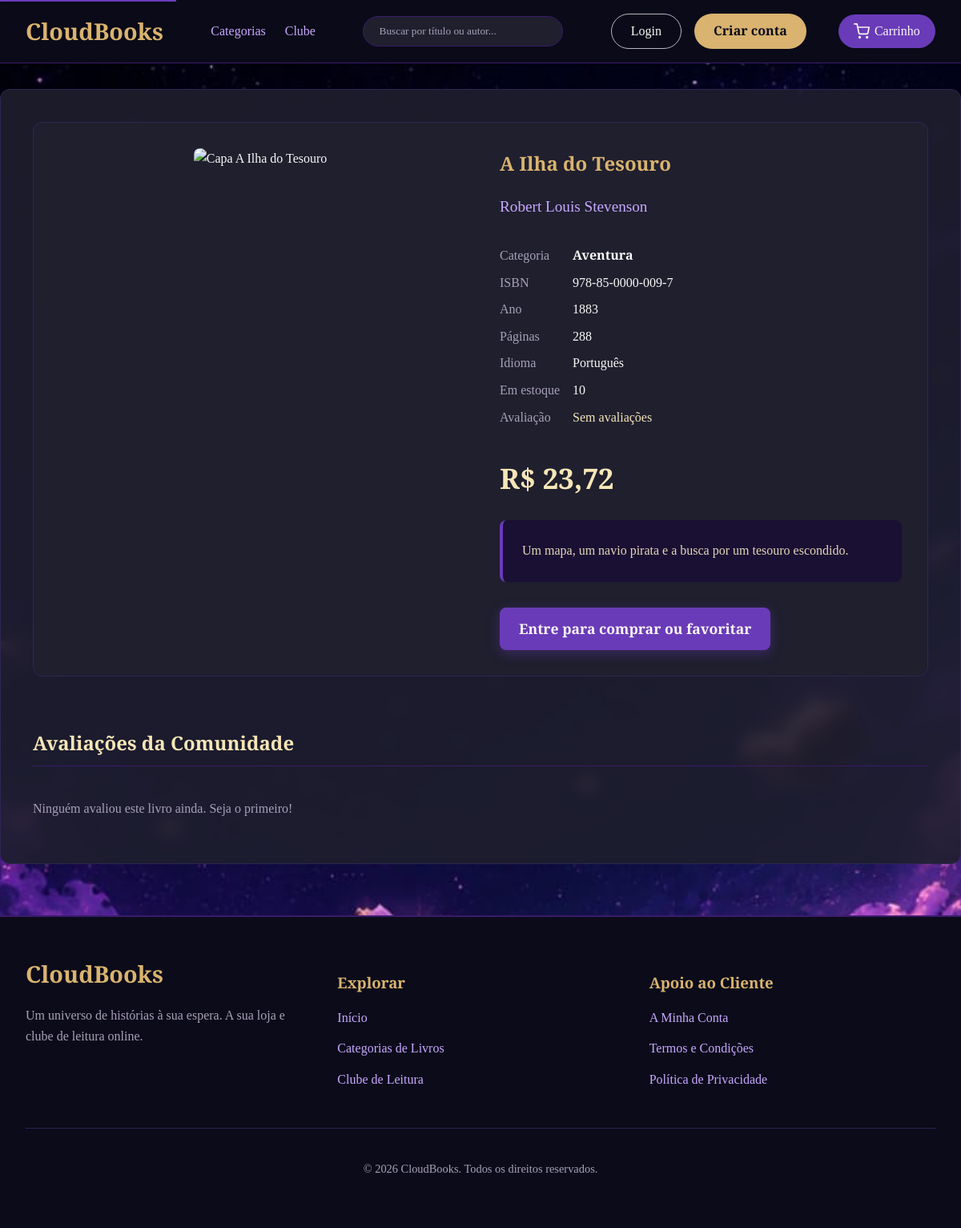
/livro/9/, run on an earlier commit of the app's database.
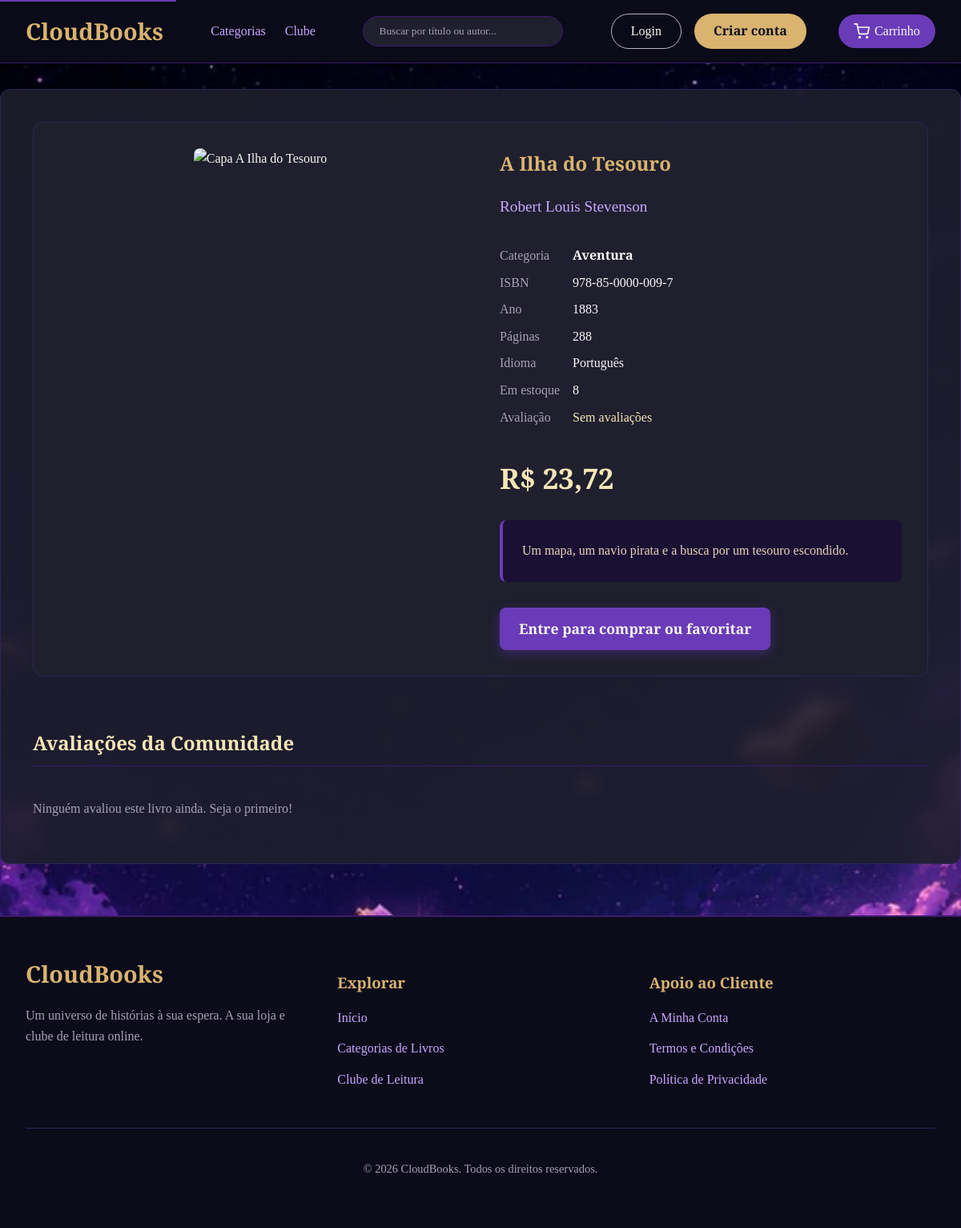
And on a later commit of the database.
### loja/models.py (models this page shows, shortened)
class Livro(models.Model):
    titulo = models.CharField(max_length=200)
    autor = models.CharField(max_length=150)
    categoria = models.ForeignKey(
        Categoria, on_delete=models.PROTECT, related_name="livros"
    )
    isbn = models.CharField("ISBN", max_length=17, unique=True)
    ano_publicacao = models.PositiveIntegerField("ano de publicação")
    num_paginas = models.PositiveIntegerField("número de páginas")
    idioma = models.CharField(max_length=40, default="Português")
    descricao = models.TextField("descrição ou sinopse")
    preco = models.DecimalField(max_digits=8, decimal_places=2)
    estoque = models.PositiveIntegerField("quantidade em estoque", default=0)
    capa = models.ImageField("capa", upload_to="capas/", blank=True, null=True)
    criado_em = models.DateTimeField(auto_now_add=True)
    class Meta:
        ordering = ["-criado_em"]
    @property
    def preco_final(self):
        promocao = self.promocoes.filter(ativa=True).order_by("-percentual").first()
        if promocao is None:
            return self.preco
        return (self.preco * (100 - promocao.percentual) / 100).quantize(
            Decimal("0.01")
        )

class Categoria(models.Model):
    nome = models.CharField(max_length=80, unique=True)
    class Meta:
        ordering = ["nome"]
        verbose_name_plural = "categorias"
    def __str__(self):
        return self.nome

class Promocao(models.Model):
    livro = models.ForeignKey(Livro, on_delete=models.CASCADE, related_name="promocoes")
    percentual = models.PositiveSmallIntegerField(
        "desconto (%)", validators=[MinValueValidator(1), MaxValueValidator(90)]
    )
    ativa = models.BooleanField(default=True)

### loja/views.py (the view)
# urls.py: path("livro/<int:pk>/", views.livro_detalhe, name="livro"),
def livro_detalhe(request, pk):
    livro = get_object_or_404(Livro, pk=pk)
    avaliacoes = livro.posts.select_related("usuario")
    contexto = {
        "livro": livro,
        "avaliacoes": avaliacoes,
        "media_avaliacao": avaliacoes.aggregate(media=Avg("nota"))["media"],
        "estados": Estante.STATUS,
    }
    if request.user.is_authenticated:
        contexto["estante"] = Estante.objects.filter(usuario=request.user, livro=livro).first()
        contexto["favorito"] = Favorito.objects.filter(usuario=request.user, livro=livro).exists()
    return render(request, "livro.html", contexto)

### loja/context_processors.py (called while the page is built)
def carrinho(request):
    if request.user.is_authenticated:
        return {"qtd_carrinho": sum(request.user.itens_carrinho.values_list("quantidade", flat=True))}
    return {"qtd_carrinho": 0}

### templates/livro.html (shortened to what the changed rows need)
{% extends "home.html" %}
{% block conteudo %}
<article class="detalhe" style="display: grid; grid-template-columns: repeat(auto-fit, minmax(320px, 1fr)); gap: 3rem; background: var(--cor-paineis); padding: 2rem; border-radius: 12px; border: 1px solid var(--cor-azul-roxo);">
  <div class="info">
    <h1 style="color: var(--cor-dourado-principal); margin-top: 0;">{{ livro.titulo }}</h1>
    <p class="autor" style="font-size: 1.2rem; color: var(--cor-lilas); margin-bottom: 2rem;">{{ livro.autor }}</p>
    <dl style="display: grid; grid-template-columns: auto 1fr; gap: 0.5rem 1rem; margin-bottom: 2rem;">
      <dt style="color: var(--cor-texto-suave);">Categoria</dt><dd style="margin: 0; font-weight: 600;">{{ livro.categoria }}</dd>
      <dt style="color: var(--cor-texto-suave);">ISBN</dt><dd style="margin: 0;">{{ livro.isbn }}</dd>
      <dt style="color: var(--cor-texto-suave);">Ano</dt><dd style="margin: 0;">{{ livro.ano_publicacao }}</dd>
      <dt style="color: var(--cor-texto-suave);">Páginas</dt><dd style="margin: 0;">{{ livro.num_paginas }}</dd>
      <dt style="color: var(--cor-texto-suave);">Idioma</dt><dd style="margin: 0;">{{ livro.idioma }}</dd>
      <dt style="color: var(--cor-texto-suave);">Em estoque</dt><dd style="margin: 0;">{{ livro.estoque }}</dd>
      <dt style="color: var(--cor-texto-suave);">Avaliação</dt><dd style="margin: 0; color: var(--cor-dourado-claro);">{% if media_avaliacao %}★ {{ media_avaliacao|floatformat:1 }} / 5{% else %}Sem avaliações{% endif %}</dd>
    </dl>
    <p class="preco" style="font-size: 2.2rem; font-weight: 700; color: var(--cor-dourado-claro); margin-bottom: 1.5rem;">R$ {{ livro.preco_final }}</p>
    <div style="background: var(--cor-fundo-secundario); padding: 1.5rem; border-radius: 8px; border-left: 4px solid var(--cor-roxo-destaque); margin-bottom: 2rem;">
      <p class="sinopse" style="margin: 0; color: var(--cor-texto-secundario); line-height: 1.8;">{{ livro.descricao }}</p>
    </div>
    <div class="acoes" style="display: flex; flex-wrap: wrap; gap: 1rem; align-items: center;">
      {% if user.is_authenticated %}
      <form method="post" action="{% url 'adicionar_carrinho' livro.pk %}" style="margin: 0;">
        {% csrf_token %}
        <button type="submit" class="botao">Adicionar ao carrinho</button>
      </form>
      <form method="post" action="{% url 'alternar_favorito' livro.pk %}" style="margin: 0;">
        {% csrf_token %}
        <button type="submit" class="botao secundario" style="padding: 0.8rem;">
          {% if favorito %}❤️ Remover{% else %}🤍 Favoritar{% endif %}
        </button>
      </form>
      <form method="post" action="{% url 'salvar_estante' livro.pk %}" style="margin: 0; display: flex; gap: 0.5rem; width: 100%; margin-top: 1rem;">
        {% csrf_token %}
        <select name="status" aria-label="Minha estante" style="padding: 0.8rem; border-radius: 8px; background: var(--cor-fundo-secundario); color: var(--cor-texto-principal); border: 1px solid var(--cor-roxo-principal); flex: 1;">
          {% for codigo, nome in estados %}
          <option value="{{ codigo }}"{% if estante.status == codigo %} selected{% endif %}>{{ nome }}</option>
          {% endfor %}
          <option value="remover">Tirar da estante</option>
        </select>
        <button type="submit" class="botao secundario">Salvar</button>
      </form>
      {% else %}
      <a class="botao" href="{% url 'login' %}">Entre para comprar ou favoritar</a>
      {% endif %}
    </div>
  </div>
</article>
<section class="avaliacoes" style="margin-top: 4rem;">
  <h2 class="secao">Avaliações da Comunidade</h2>
</section>
{% endblock %}

What changed in the data, as far as the page shows it:
changed Livro "A Ilha do Tesouro": estoque "10" → "8"
